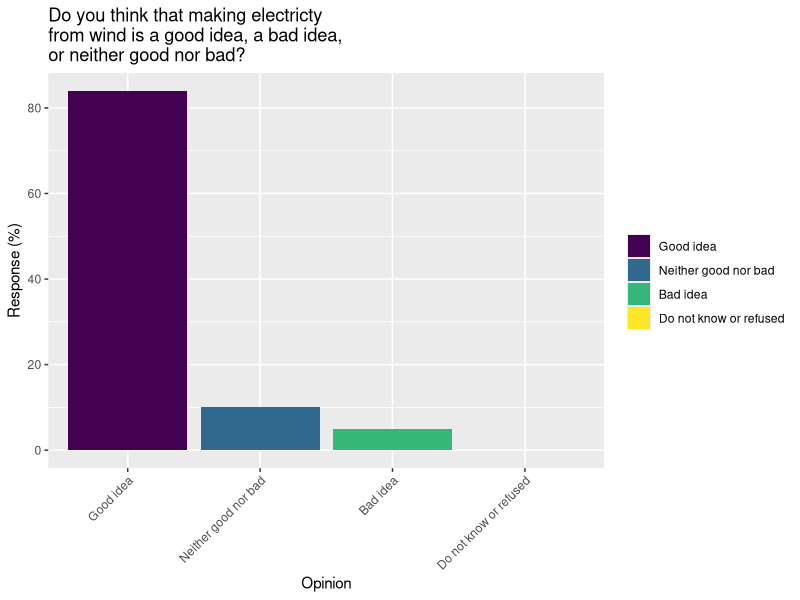
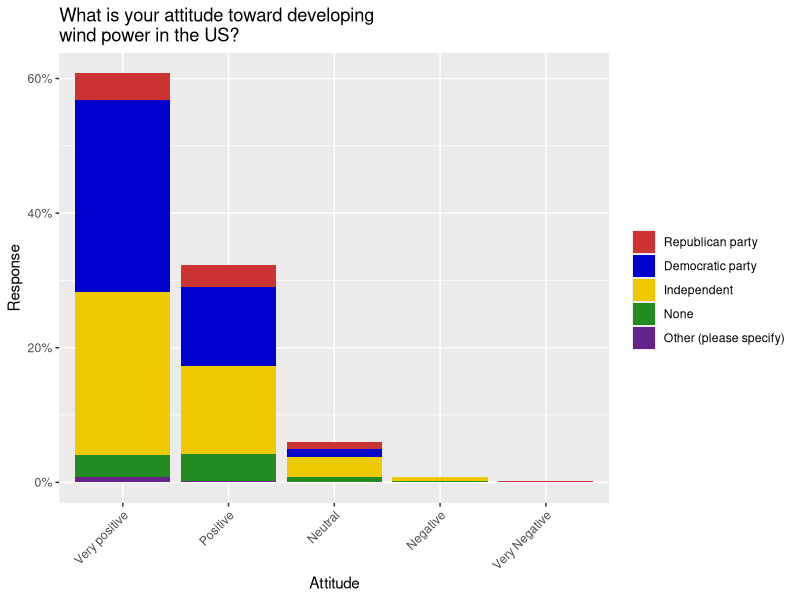
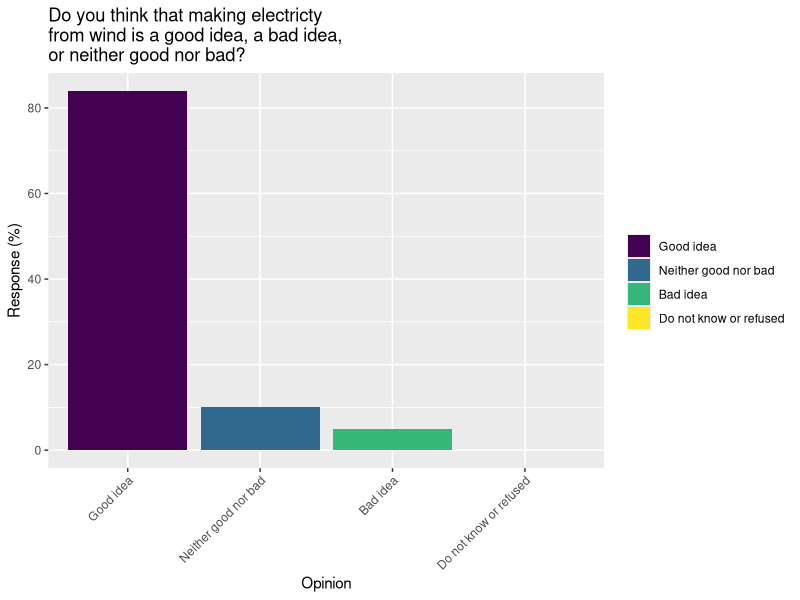
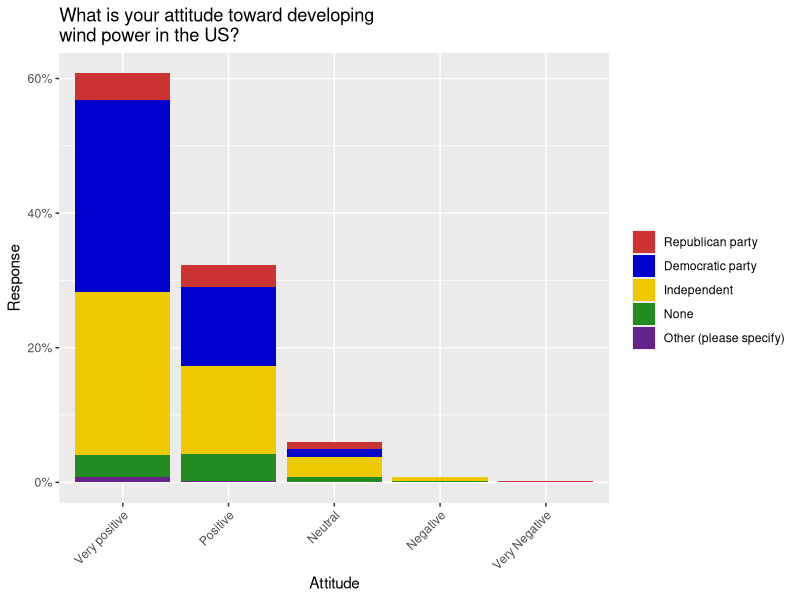

The R source for these figures, in order: (Note: this script raises an error after producing the figures.)
## ---- chunk 1
knitr::opts_chunk$set(echo = TRUE)
## ---- chunk 2
library(ggplot2)
library(ggthemes)
library(viridis)
suppressMessages(library(dplyr))
library(knitr)
library(tidyr)
library("RColorBrewer")
library("scales")
## ---- chunk 3
setwd("/Users/sarahklain/Documents/R_2015/wf_ce/island")

nw <- read.csv("nat_sur_wind.csv")
## ---- chunk 4
nw$response2 <-  nw$Response/410

nwt <- nw %>% 
  tbl_df

#national wind poll reordered and arranged in descending order
#desc

nwt_d <-  nwt %>%
  arrange(Response, (Response))

ar <-  nwt %>% mutate(Opinion = reorder(Opinion, desc(Response))) %>% 
  arrange(Response)

ar

ns <- ggplot(ar, aes(x = Opinion, y = Response, fill = Opinion))+
  geom_bar(stat ="identity") + 
  scale_fill_viridis(discrete=TRUE, "") +
  theme(axis.text.x = element_text(angle = 45, hjust = 1)) +
  #scale_y_continuous(labels=percent) +
  xlab("Opinion") + ylab("Response (%)") +
  ggtitle("Do you think that making electricty\nfrom wind is a good idea, a bad idea,\nor neither good nor bad?")

ns

ggsave(ns, file = "natl_sur_Krosnick.pdf")
## ---- chunk 5
nc <- read.csv("Not_coded_2015_10_20_WF_CE.csv")

nc$att_w_US2 <- factor(nc$att_w_US, levels=c("Very positive","Positive", "Neutral", "Negative", "Very Negative"))

nc$pol_party2 <- factor(nc$pol_party, levels = c("Republican party", "Democratic party", "Independent", "None", "Other (please specify)"))


#myColors <- brewer.pal(5,"Set1")
#myColors

myColors2 <- c("brown3", "blue3", "gold2", "forestgreen", "darkorchid4")

#names(myColors) <- levels(nc$pol_party)
#colFill <- scale_fill_manual(name = "grp",values = myColors)

colFill2 <- scale_fill_manual(values = myColors2, "")

#p <- ggplot(dat,aes(x,y,colour = grp)) + geom_point()
#p1 <- p + colFill

  attUS <- ggplot(data = nc, aes(x= nc$att_w_US2, fill = pol_party2)) +
    geom_bar(aes(y = (..count..)/sum(..count..))) + theme(axis.text.x = element_text(angle = 45, hjust = 1)) +
    xlab("Attitude") + ylab("Response") + 
    colFill2 + 
    scale_y_continuous(labels=percent) +
    ggtitle("What is your attitude toward developing\nwind power in the US?")
    
  attUS

ggsave(attUS, file = "attUS.pdf")
## ---- chunk 6
############# Stacked Bar Plot with Colors and Legend - splitting into pos, neutral, negative
# creates a 5 x 5 inch image
png(paste(directory, "WSA_ResponsetoConsult_bargraph.png", sep = ""),         # create PNG for the heat map        
    width = 20*300,        # 5 x 300 pixels
    height = 10*300,
    res = 600,            # 300 pixels per inch
    pointsize = 6)        # smaller font size

op <- par(mar = c(10,2,4,12) + 2) # increase margins, especialy x axis margins

plot <- barplot(as.matrix(percent.happy[,3:18]), main = "Response to Consultation Process",
                col = (colorRampPalette(c("dark blue", "light blue"))(n = 3)), 
                #bty='L',
                axes = FALSE, axisnames = FALSE)

par(op)        # resize area
# add legend in top left outside of plot area
par(xpd=TRUE)
legend(19.5,100, legend = c("Negative", "Offered Suggestion", "Positive"), 
       fill = (colorRampPalette(c("light blue", "dark blue"))(n = 3)), title="Response")

# add x labels
text(plot, par("usr")[3]-.5, labels = (colnames(percent.happy)[c(3:18)]),srt = 45,
     adj = c(1.3,1.3), xpd = TRUE, cex=1)
axis(2)

# Add y axis label
title(main = NULL, sub = NULL, 
      xlab = NULL, ylab = "Percent of Respondents in Stakeholder Group", cex = 1)

# Add in numbers to top of bar graph showing percent in stakeholder group that responded
text(x = plot, y = 100+2, labels=(percent.response), xpd=TRUE)
dev.off()
